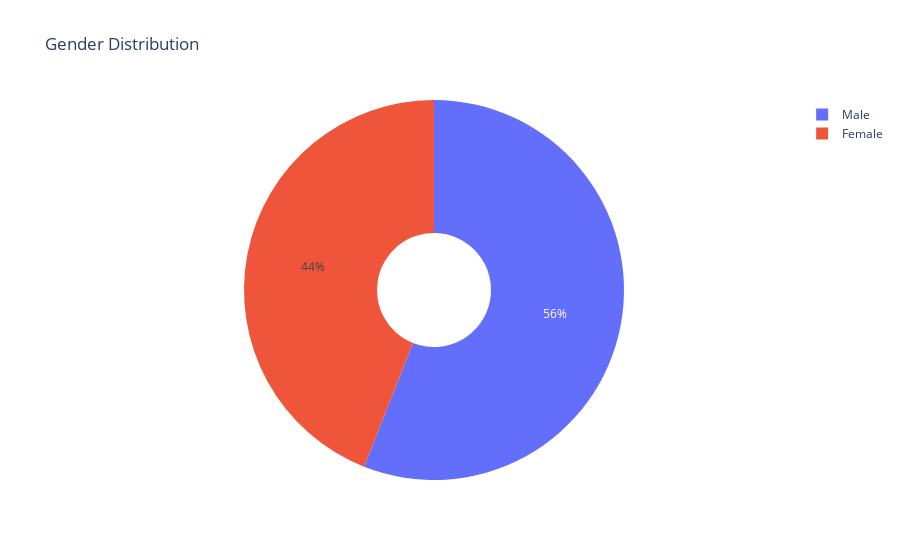

Notebook source saved alongside this figure:
### Code cell
#Visualizing Gender Distribution
values = df['Gender'].value_counts()
labels = ['Male', 'Female']

fig = px.pie(values=values, names=labels,hole = 0.3,title = 'Gender Distribution')

fig.show()

### Figure 1 — Plotly figure (JSON) as saved in the notebook; plotly's stock layout.template omitted (floating-point values rounded to 4 significant figures)
{"data": [{"domain": {"x": [0, 1], "y": [0, 1]}, "hole": 0.3, "hovertemplate": "label=%{label}<br>value=%{value}<extra></extra>", "labels": ["Male", "Female"], "legendgroup": "", "name": "", "showlegend": true, "type": "pie", "values": [112, 88]}], "layout": {"autosize": true, "legend": {"tracegroupgap": 0}, "title": {"text": "Gender Distribution"}}}
